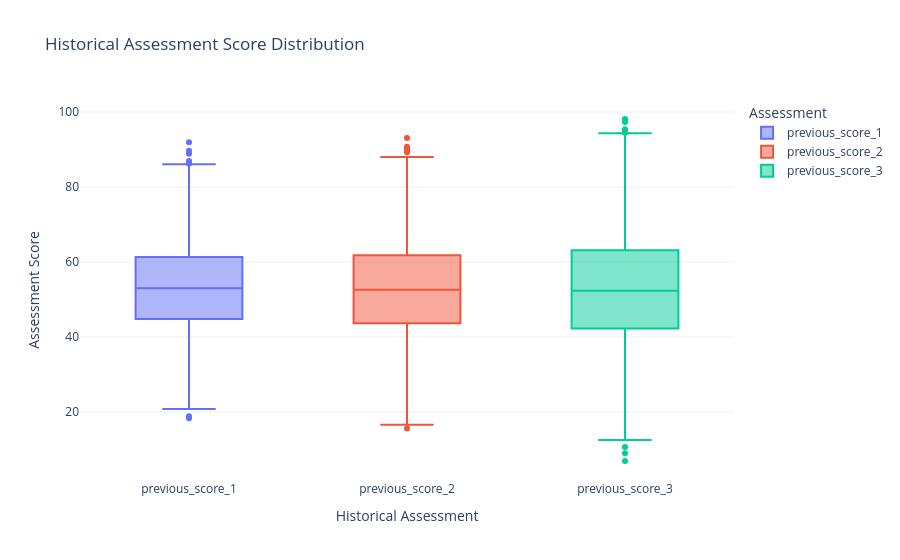

This figure's notebook cell:
### Code cell
import plotly.express as px

score_distribution = student_data.melt(
    id_vars=["student_id"],
    value_vars=score_columns,
    var_name="Assessment",
    value_name="Score"
)

fig = px.box(
    score_distribution,
    x="Assessment",
    y="Score",
    color="Assessment",
    title="Historical Assessment Score Distribution"
)

fig.update_layout(
    template="plotly_white",
    yaxis_title="Assessment Score",
    xaxis_title="Historical Assessment"
)

fig.show()

### Figure 1 — Plotly figure (JSON) as saved in the notebook; plotly's stock layout.template omitted (floating-point values rounded to 4 significant figures; data arrays with more than 128 entries replaced by an {"elided": "..."} marker saying what was removed)
{"data": [{"alignmentgroup": "True", "hovertemplate": "Assessment=%{x}<br>Score=%{y}<extra></extra>", "legendgroup": "previous_score_1", "marker": {"color": "#636efa"}, "name": "previous_score_1", "notched": false, "offsetgroup": "previous_score_1", "orientation": "v", "showlegend": true, "type": "box", "x": {"elided": "5000 str values"}, "x0": " ", "xaxis": "x", "y": {"elided": "5000 float values"}, "y0": " ", "yaxis": "y"}, {"alignmentgroup": "True", "hovertemplate": "Assessment=%{x}<br>Score=%{y}<extra></extra>", "legendgroup": "previous_score_2", "marker": {"color": "#EF553B"}, "name": "previous_score_2", "notched": false, "offsetgroup": "previous_score_2", "orientation": "v", "showlegend": true, "type": "box", "x": {"elided": "5000 str values"}, "x0": " ", "xaxis": "x", "y": {"elided": "5000 float values"}, "y0": " ", "yaxis": "y"}, {"alignmentgroup": "True", "hovertemplate": "Assessment=%{x}<br>Score=%{y}<extra></extra>", "legendgroup": "previous_score_3", "marker": {"color": "#00cc96"}, "name": "previous_score_3", "notched": false, "offsetgroup": "previous_score_3", "orientation": "v", "showlegend": true, "type": "box", "x": {"elided": "5000 str values"}, "x0": " ", "xaxis": "x", "y": {"elided": "5000 float values"}, "y0": " ", "yaxis": "y"}], "layout": {"boxmode": "overlay", "legend": {"title": {"text": "Assessment"}, "tracegroupgap": 0}, "title": {"text": "Historical Assessment Score Distribution"}, "xaxis": {"anchor": "y", "categoryarray": ["previous_score_1", "previous_score_2", "previous_score_3"], "categoryorder": "array", "domain": [0, 1], "title": {"text": "Historical Assessment"}}, "yaxis": {"anchor": "x", "domain": [0, 1], "title": {"text": "Assessment Score"}}}}
